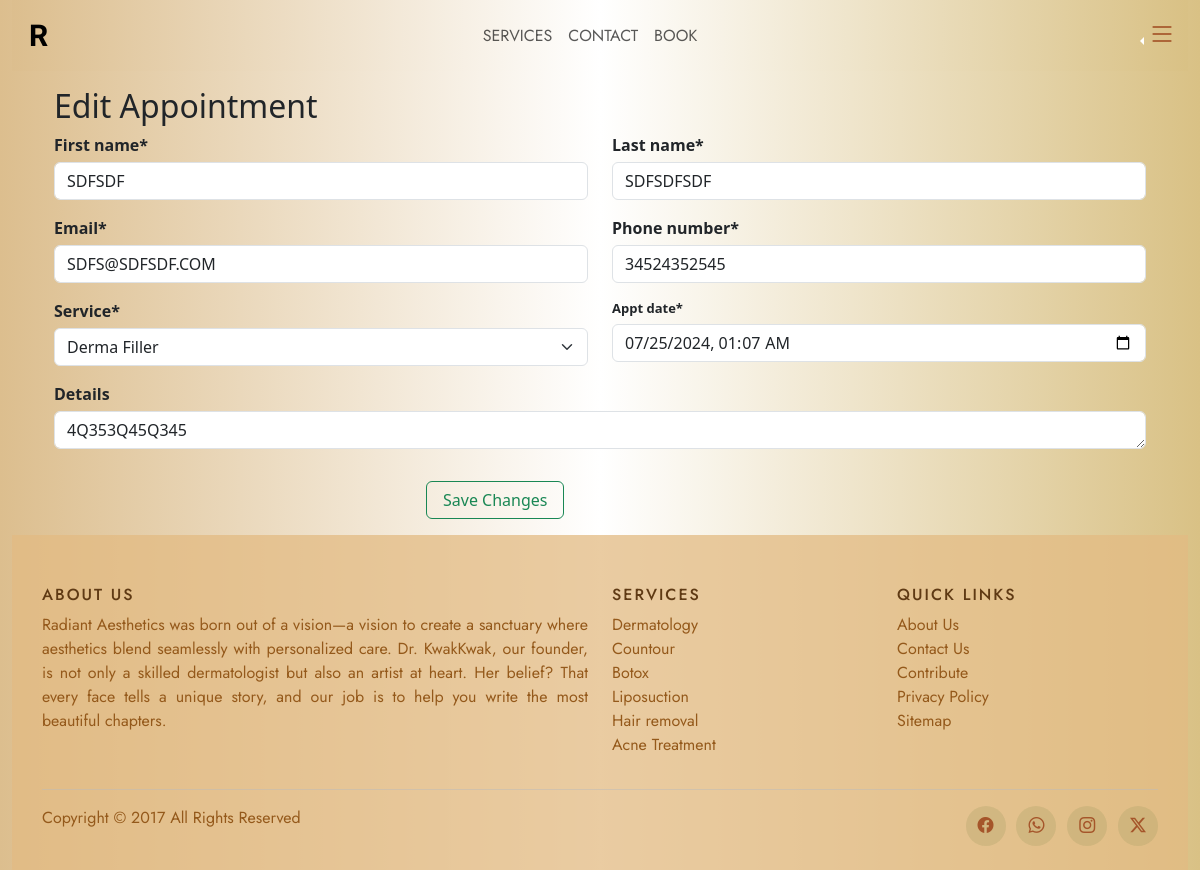
The app's page /edit_appointment/44/ with its own data.
### website/models.py (models this page shows, shortened)
class Patient(models.Model):
    first_name = models.CharField(max_length=100)
    last_name = models.CharField(max_length=100)
    service = models.ForeignKey(Category, on_delete=models.CASCADE, related_name="type_of")
    email = models.EmailField()
    phone_number = models.CharField(max_length=16)
    details = models.TextField(max_length=3000, null=True, blank=True)
    appt_date = models.DateTimeField()
    date_added = models.DateTimeField(auto_now_add=True)
    is_active = models.BooleanField(default=True, blank=True)
    is_done = models.BooleanField(default=False, blank=True)
    is_confirmed = models.BooleanField(default=False, blank=True)
    user = models.ForeignKey(settings.AUTH_USER_MODEL, on_delete=models.CASCADE, null=True, blank=True, related_name="booker")

### website/views.py (the view)
# urls.py: path('edit_appointment/<int:appointment_id>/', views.edit_appointment, name='edit_appointment'),
def edit_appointment(request, appointment_id):
    appointment = get_object_or_404(Patient, id=appointment_id)
    if request.method == 'POST':
        form = PatientForm(request.POST, instance=appointment)
        if form.is_valid():
            form.save()
            messages.success(request, 'Appointment updated successfully.')
            return redirect('active_appointments')
    else:
        form = PatientForm(instance=appointment)
    return render(request, 'website/edit_appointment.html', {'form': form, 'appointment_id': appointment_id})

### website/models.py (called while the page is built)
    def __str__(self):
        return self.type

### website/templates/website/edit_appointment.html (shortened to what this page needs)
{% extends 'website/layout.html' %}
{% load static %}
{% load crispy_forms_tags %}
{% block body %}
<div class="container">
  <div class="container">
    <h2>Edit Appointment</h2>
           <form action="{% url 'edit_appointment' appointment_id %}" method="post">
            <div class="row">
                <div class="col-md-6">
                    {{ form.first_name|as_crispy_field }}
                </div>
                <div class="col-md-6">
                    {{ form.last_name|as_crispy_field }}
                </div>
            </div>
            <div class="row">
                <div class="col-md-6">
                    {{ form.email|as_crispy_field }}
                </div>
                <div class="col-md-6">
                    {{ form.phone_number|as_crispy_field }}
                </div>
            </div>
            <div class="row">
                <div class="col-md-6">
                    {{ form.service|as_crispy_field }}
                </div>
                <div class="col-md-6">
                    <div class="form-floating mb-3">
                        {{ form.appt_date|as_crispy_field }}
                    </div>
                </div>
            </div>
            <div class="row">
                <div class="col-md-12">
                    {{ form.details|as_crispy_field }}
                </div>
            </div>
            <div class="row">
                <div class="col-4 mx-auto">
                    <button type="submit" class="btn btn-outline-success px-3 my-3">Save Changes</button>
                </div>
            </div>
        </form>
    </div>
</div>
{% endblock %}

### website/static/website/instyle.css (style rules this page uses)
html { overflow-x: hidden !important; max-width : 100%; scroll-behavior: smooth; scroll-snap-align: start; scroll-snap-type: y mandatory; }
body, .navbar, .c-dropmenu { background-image: linear-gradient(to right, rgb(220, 190, 142), rgb(255, 255, 255), rgb(217, 193, 133)); }
.form-control { width: 100%; }
.form-label { font-weight: bold; margin-bottom: 5px; }
.form-floating, .input-group { font-size: small; }

### records on screen
Patient: first_name "SDFSDF", last_name "SDFSDFSDF", email "SDFS@SDFSDF.COM", phone_number "34524352545", service "Derma Filler", appt_date "07/25/2024 01:07", details "4Q353Q45Q345"
